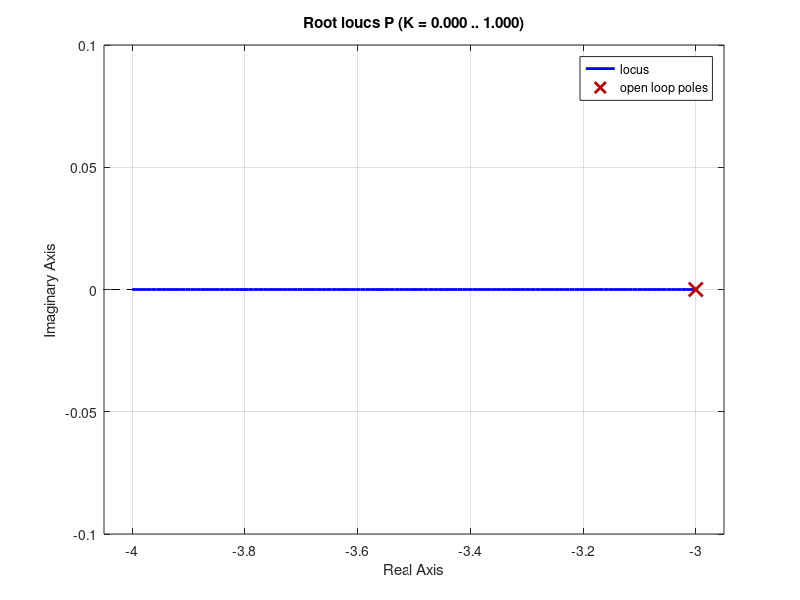

Write MATLAB code to recreate this figure. (Note: this script raises an error after producing the figure.)
%% Transfer function
s = tf('s');
P = 1/(s+3);

%% Root locus
rlocus(P);

%% Settling time
Ts = 0.2;
a = log(0.02)/Ts;
K = -a - 3
xline(a, '--',"T_s = 4");
axis([-20 0 -5 5])

%% Poles
T = feedback(P, K);
pzmap(P, T)